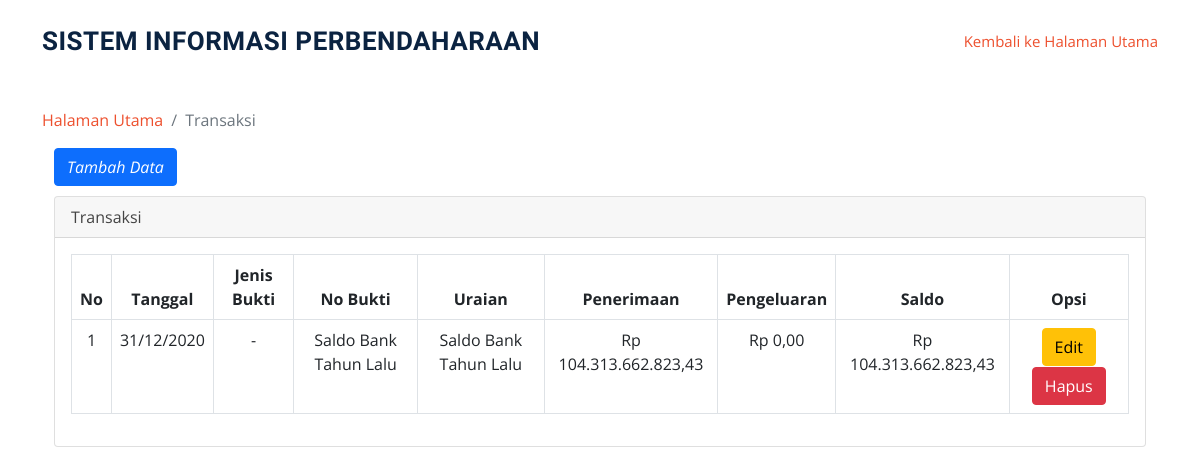
/index.php/transaksi, run on the app's committed database.
### tables this page shows
CREATE TABLE `tbl_transaksi` (
  `kode_transaksi` int(11) NOT NULL,
  `tanggal` date NOT NULL,
  `jenis_bukti` enum('SP2D','STS','LAIN-LAIN','-') NOT NULL,
  `no_bukti` varchar(25) NOT NULL,
  `uraian` varchar(100) NOT NULL,
  `penerimaan` double NOT NULL,
  `pengeluaran` double NOT NULL,
  `id_user` varchar(128) NOT NULL,
  `id_opd` varchar(128) NOT NULL
);

### application/controllers/Transaksi.php (called while the page is built, shortened)
<?php
class Transaksi extends CI_Controller {
	public function __construct()
    {
       $this->load->model('model_transaksi');
    }
	function index()
	{
        $data['content'] = $this->db->get('tbl_transaksi');
        $this->load->view('transaksi/transaksi', $data);
	}
}

### index.php (called while the page is built, shortened)
<?php
require_once BASEPATH.'core/CodeIgniter.php';

### application/views/transaksi/transaksi.php (the view, shortened to what this page needs)
</head>
<section id_ssh="services" class="services">
      <div class="container">
      <ol class="breadcrumb" >
        <li class="breadcrumb-item">
          <a href="<?php echo base_url('user/index')?>">Halaman Utama</a>
        </li>
        <li class="breadcrumb-item active">Transaksi</li>
      </ol>
      <div class="container">
      <a href="<?php echo base_url('transaksi/menambahdatatransaksi')?>" class="btn btn-primary" style="margin-bottom: 10px;"><i class="fa fa-plus">Tambah Data</a></i>
  <div class="card mb-3">
        <div class="card-header">
          <i class="fa fa-table"></i>Transaksi</div>
        <div class="card-body">
          <div class="table-responsive">
            <table class="table table-bordered" id="dataTable" width="100%" cellspacing="0">
              <thead>
                <tr class="text-center">
                  <th>No</th>
                  <th>Tanggal</th>
                  <th>Jenis Bukti</th>
                  <th>No Bukti</th>
                  <th>Uraian</th>
                  <th>Penerimaan</th>
                  <th>Pengeluaran</th>
                  <th>Saldo</th>
                  <th>Opsi</th>
                </tr>
              </thead>
            <tbody  class="text-center">
                <tr>
                <?php
                  $i = 1;
                  $saldo = 0;
                  foreach ($content->result() as $data)
                  {
                    $saldo += $data->penerimaan-$data->pengeluaran;
                  ?>
                  <td><?= $i ?></td>
                  <td><?php echo date("d/m/Y", strtotime($data->tanggal));?></td>
                  <td><?= $data->jenis_bukti?></td>
                  <td><?= $data->no_bukti?></td>
                  <td><?= $data->uraian ?></td>
                  <td><?= 'Rp '.number_format($data->penerimaan,2,',','.');?></td>
                  <td><?= 'Rp '.number_format($data->pengeluaran,2,',','.');?></td>
                  <td><?= 'Rp '.number_format($saldo,2,',','.');?></td>
                  <td>
                    <a href="<?php echo base_url()?>transaksi/updatedatatransaksi/<?php echo $data->kode_transaksi; ?>" class="btn btn-warning" style="margin-bottom: 1px;">Edit<i class="fa fa-tag"></i></a>
                    <a href="<?php echo base_url()?>transaksi/action_deletedatatransaksi/<?php echo $data->kode_transaksi; ?>" onclick="return confirm('Apakah anda yakin?');" class="btn btn-danger">Hapus<i class="fa fa-trash"></i></a>
                  </td>
                </tr>
                    <?php
                      $i++;
                  }
                  ?>
              </tbody>
            </table>
          </div>
        </div>
      </div>
    </div>
  </div>

### assets2/css/style.css (style rules this page uses)
body { font-family: "Open Sans", sans-serif; color: #444444; }
a { color: #ed502e; text-decoration: none; }
section { padding: 60px 0; }

### data on the page
tbl_transaksi: tanggal "31/12/2020", jenis_bukti "-", no_bukti "Saldo Bank Tahun Lalu", uraian "Saldo Bank Tahun Lalu", penerimaan "104.313.662.823,43", pengeluaran "0,00", saldo "104.313.662.823,43"
